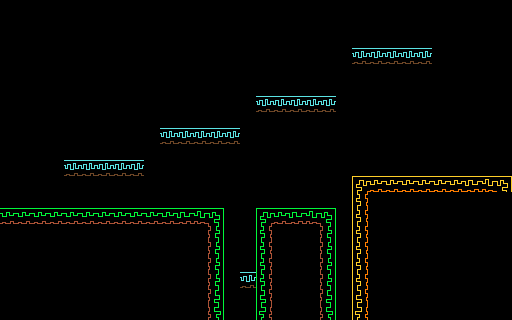

Tiled map render using the project's own tile images. Description and the whole map definition, tile-layer contents included, below:
An orthogonal 32x20 tile map with 16x16 px tiles, 1 tile layer (Tile Layer 1).

<map version="1.4" tiledversion="1.4.2" orientation="orthogonal" renderorder="right-down" width="32" height="20" tilewidth="16" tileheight="16" infinite="0" nextlayerid="2" nextobjectid="1">
 <tileset firstgid="1" source="map.tsx" />
 <layer id="1" name="Tile Layer 1" width="32" height="20">
  <data encoding="csv">
0,0,0,0,0,0,0,0,0,0,0,0,0,0,0,0,0,0,0,0,0,0,0,0,0,0,0,0,0,0,0,0,
0,0,0,0,0,0,0,0,0,0,0,0,0,0,0,0,0,0,0,0,0,0,0,0,0,0,0,0,0,0,0,0,
0,0,0,0,0,0,0,0,0,0,0,0,0,0,0,0,0,0,0,0,0,0,0,0,0,0,0,0,0,0,0,0,
0,0,0,0,0,0,0,0,0,0,0,0,0,0,0,0,0,0,0,0,0,0,322,322,322,322,322,0,0,0,0,0,
0,0,0,0,0,0,0,0,0,0,0,0,0,0,0,0,0,0,0,0,0,0,0,0,0,0,0,0,0,0,0,0,
0,0,0,0,0,0,0,0,0,0,0,0,0,0,0,0,0,0,0,0,0,0,0,0,0,0,0,0,0,0,0,0,
0,0,0,0,0,0,0,0,0,0,0,0,0,0,0,0,322,322,322,322,322,0,0,0,0,0,0,0,0,0,0,0,
0,0,0,0,0,0,0,0,0,0,0,0,0,0,0,0,0,0,0,0,0,0,0,0,0,0,0,0,0,0,0,0,
0,0,0,0,0,0,0,0,0,0,322,322,322,322,322,0,0,0,0,0,0,0,0,0,0,0,0,0,0,0,0,0,
0,0,0,0,0,0,0,0,0,0,0,0,0,0,0,0,0,0,0,0,0,0,0,0,0,0,0,0,0,0,0,0,
0,0,0,0,322,322,322,322,322,0,0,0,0,0,0,0,0,0,0,0,0,0,0,0,0,0,0,0,0,0,0,0,
0,0,0,0,0,0,0,0,0,0,0,0,0,0,0,0,0,0,0,0,0,0,161,162,162,162,162,162,162,163,164,165,
0,0,0,0,0,0,0,0,0,0,0,0,0,0,0,0,0,0,0,0,0,0,181,0,0,0,0,0,0,0,0,0,
2,2,2,2,2,2,2,2,2,2,2,3,4,5,0,0,1,2,3,4,5,0,181,0,0,0,0,0,0,0,0,0,
0,0,0,0,0,0,0,0,0,0,0,0,0,25,0,0,21,0,0,0,25,0,181,0,0,0,0,0,0,0,0,0,
0,0,0,0,0,0,0,0,0,0,0,0,0,25,0,0,21,0,0,0,25,0,181,0,0,0,0,0,0,0,0,0,
0,0,0,0,0,0,0,0,0,0,0,0,0,25,0,0,21,0,0,0,25,0,181,0,0,0,0,0,0,0,0,0,
0,0,0,0,0,0,0,0,0,0,0,0,0,25,0,322,21,0,0,0,25,0,181,0,0,0,0,0,0,0,0,0,
0,0,0,0,0,0,0,0,0,0,0,0,0,45,0,0,41,0,0,0,45,0,201,0,0,0,0,0,0,0,0,0,
0,0,0,0,0,0,0,0,0,0,0,0,0,65,0,0,61,0,0,0,65,0,221,0,0,0,0,0,0,0,0,0
</data>
 </layer>
</map>
